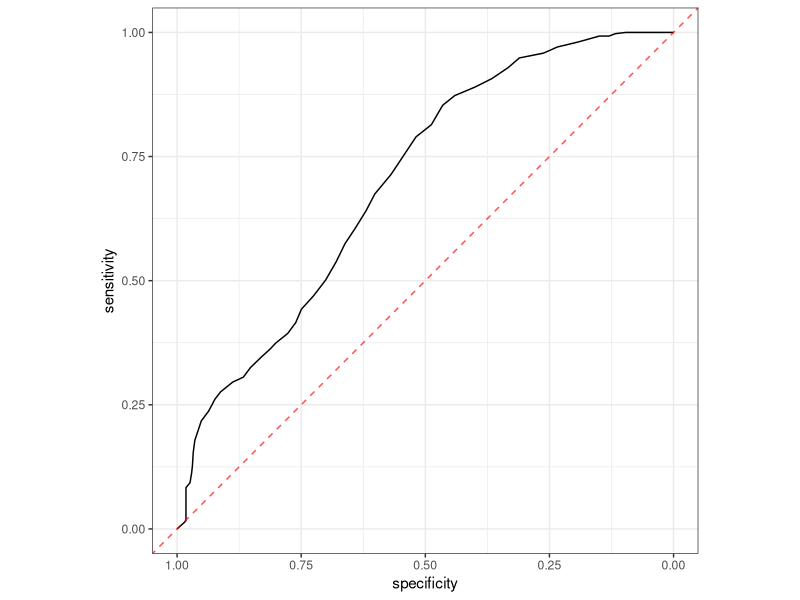
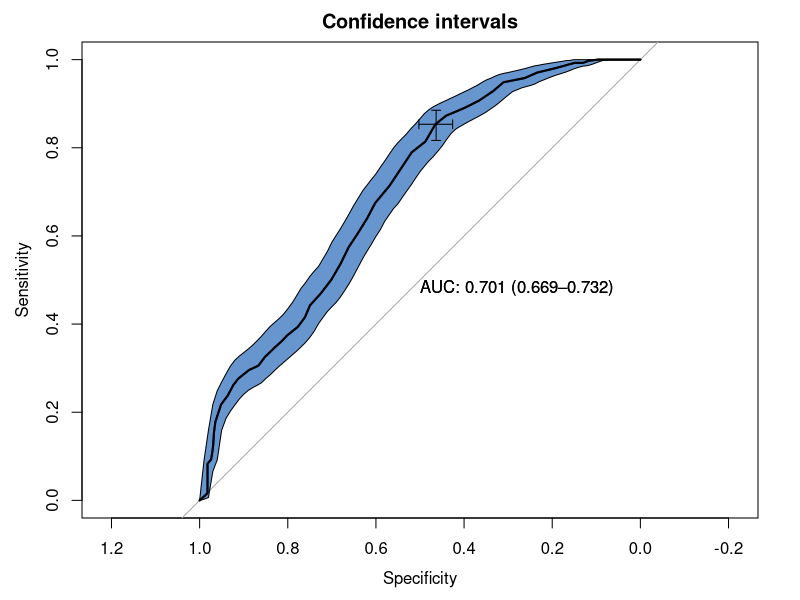
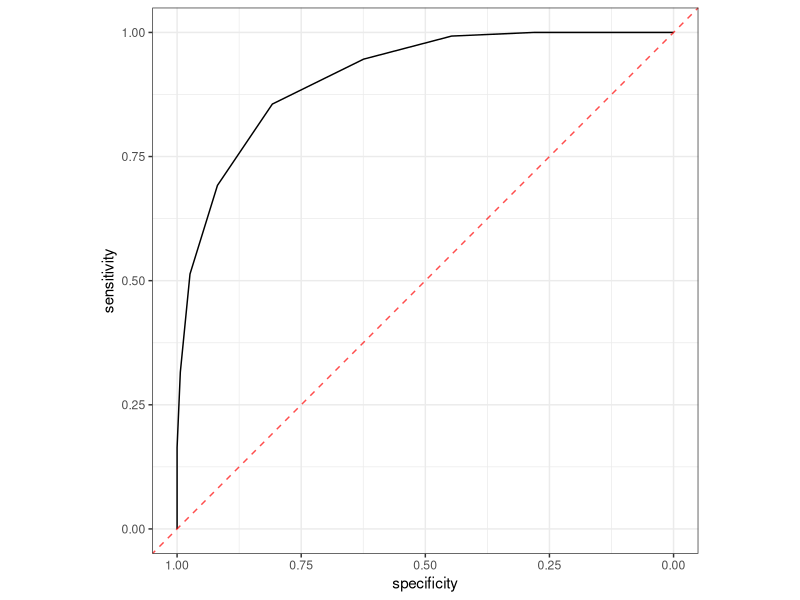

The R source for these figures, in order:
## ---- chunk 1
knitr::opts_chunk$set(
	echo = TRUE,
	message = FALSE,
	warning = FALSE
)
# library(readr)
library(readxl)

library(tidyverse)
## ---- chunk 2

trauma <- read_excel("trauma.xlsx", col_types = c("skip", 
     "numeric", "text", "text", "numeric", 
     "text", "numeric", "numeric", "numeric", 
     "numeric", "numeric", "numeric", "numeric"))

trauma <- trauma %>%
    mutate(across(c(id, Sex, Death), ~ as.factor(.x)))

# read_file("TZ.txt")

trauma <- trauma %>% 
  mutate(Height = str_replace_all(Height, "\"", "")) 

trauma$Height <- as.numeric(trauma$Height)
  
trauma <- trauma %>% 
  mutate(Height = round(((Height*2.54)/100), digits = 2))

trauma <- trauma %>% 
  mutate(Weight = round(Weight/2.2, digits = 0))




## ---- chunk 3
# Дайте описательную статистику для переменных, включённых в датасет.
trauma %>% 
  summary()

#Заменяем 0 на NA
trauma <- trauma %>%
    mutate(
        FOUR = na_if(FOUR, 0),
        GSC = na_if(GSC, 0)
        )

#Дополнительно  рассчитайте, у какого количества пациентов и в каком проценте случаев у пациентов был снижен уровень гемоглобина? Используйте следующие референтные значения (Мужчины:  13.5–16 г/дл, Женщины: 12–14 г/дл).

trauma <- trauma %>% 
  mutate(Hb_low = case_when((Sex == "Male" & Hb < 13.5) | (Sex == "Female" & Hb < 12) ~ 1, TRUE ~ 0))

Hb_low <- trauma %>% 
  group_by(Hb_low) %>%
  summarise(n = n()) %>%
  mutate(Percent = n/sum(n)*100) %>% round(2)

Hb_low <- Hb_low %>%
  mutate(Hb_low = recode(Hb_low, `0` = "Normal", `1` = "Low level"))


print(paste0(" Значение гемоглобны (Hb) снижено у: ", Hb_low$n[2], " обследованных "))
print(paste0(" Что составило: ", Hb_low$Percent[2], " % от общего количества обследованных (n = ", trauma %>% summarise(n()), ")"))
## ---- chunk 4
# Рассчитайте индекс массы тела у пациентов (кг / м2).  

trauma <- trauma %>% 
  mutate(BMI = (Weight/Height^2) %>% round(1))

# Каков был средний (M (SD)) уровень  ИМТ у пациентов, включённых в исследование?
BMI <- trauma %>% 
  summarise(Mean = mean(BMI), SD = sd(BMI)) %>% 
  round(2)

print(paste0(" Средний уровень ИМТ (M(SD)), у влючённых в исследование составил: ", BMI$Mean, "(", BMI$SD, ")"))

# Какая доля пациентов имела ожирение (ИМТ  > 30)? 
Obesity <- trauma %>% 
  mutate(Obesity = case_when(BMI > 30 ~ 1, TRUE ~ 0)) %>% 
  group_by(Obesity) %>% 
  summarise(n = n()) %>% 
  mutate(Percent = n/sum(n)*100) %>% 
  round(2)

Obesity <- Obesity %>%
  mutate(Obesity = recode(Obesity, `0` = "Normal", `1` = "Obesity"))

print(paste0(" Доля поциентов с ожирением (ИМТ>30) составила ", Obesity$Percent[2], " % от общего количества обследованных (n = ", trauma %>% summarise(n()), ")" ))
## ---- chunk 5
# Как выглядит ROC-кривая для предсказания летального исхода в течение 24 часов по  переменной, характеризующей уровень гемоглобина? Постройте график. Чем может быть  обусловлена такая форма кривой?

library(pROC)

#Convert column Death to numeric
# trauma <- trauma %>%
#     mutate(across(c(id, Sex, Death), ~ as.numeric(.x)))


roc_curve_1 <- roc(Death ~ Hb, 
                   data = trauma,
                   ci = T) 

roc_curve_1 %>% 
    ggroc() + 
    geom_abline(slope=1, intercept = 1, linetype = "dashed", alpha=0.7, color = "red") + 
    coord_equal() +
    theme_bw() 

#########################Altenative plot with CI######################################
rocobj <- plot.roc(trauma$Death, trauma$Hb,
                   
                   main="Confidence intervals", percent=FALSE,
                   
                   ci=TRUE, # compute AUC (of AUC by default)
                   
                   print.auc=TRUE) # print the AUC (will contain the CI)

ciobj <- ci.se(rocobj, # CI of sensitivity
               
               # specificities=seq(0, 100, 5)) # over a select set of specificities
               specificities=seq(0, 1, 0.01)) # over a select set of specificities

plot(ciobj, type="shape", col="#1c61b6AA") # plot as a blue shape
plot(ci(rocobj, of="thresholds", thresholds="best")) # add one threshol




print(paste0(" Не понимаю вопрос: Чем может быть  обусловлена такая форма кривой? "))
## ---- chunk 6
# Чему равна площадь под ROC-кривой, которую вы построили в вопросе 3? 
print(paste0(" Площадь под ROC-кривой составила: ", round(roc_curve_1$auc, digits = 2)))
  
# Чему равен 95%  двусторонний ДИ для площади под ROC-кривой, которую вы построили в вопросе 3? 
print(paste0(" 95% двусторонний ДИ для площади под ROC-кривой составил: ", round(roc_curve_1$ci[1], digits = 2), " - ", round(roc_curve_1$ci[3], digits = 2)))

## ---- chunk 7
# Проведите ROC-анализ и определите, какое пороговое значение является оптимальным для  предсказания летального исхода в течение 24 часов по шкале комы Глазго. 
# Какой  чувствительностью и специфичностью обладает данный порог?

roc_curve_2 <- roc(Death ~ GSC, 
                   data = trauma,
                   ci = T)
# roc_curve_2

roc_curve_2 %>% 
    ggroc() + 
    theme_bw() +
    geom_abline(slope=1, intercept = 1, linetype = "dashed", alpha=0.7, color = "red") + 
    coord_equal()

roc_Glasgo <- roc_curve_2 %>% coords(x = "best", best.method = "closest.topleft")
roc_Glasgo <- roc_Glasgo %>% 
    mutate(sensitivity = round(sensitivity, digits = 2),
           specificity = round(specificity, digits = 2))

print( paste("Оптимальное пороговое значение: ", roc_Glasgo$threshold)) 
print( paste("Чувствительность для данного порогового значения: ", roc_Glasgo$sensitivity))
print( paste("Специфичность для данного порогового значения: ", roc_Glasgo$specificity))



## ---- chunk 8
# Какая из количественных переменных в датасете (включая рассчитанный вами ранее ИМТ) обладает наибольшей площадью под ROC-кривой? 
trauma %>% select(is.numeric) %>% names()

trauma %>% 
    select("Age",
           "Height",
           "Weight",
           "SBP",
           "DBP",
           "FOUR",
           "GSC",
           "Hb",
           "Hb_low",
           "BMI") %>%
    pivot_longer(cols = !Age) %>% 
    
    group_by(name) %>% 
    
    summarise(AUC = roc(Age, value, ci = T)$ci[2] %>% round(3),
              AUC_LCL = roc(Age, value, ci = T)$ci[1] %>% round(3),
              AUC_UCL = roc(Age, value, ci = T)$ci[3] %>% round(3)) %>% 
    dplyr::arrange(AUC) -> AUC_table

AUC_table

print(paste("Наибольшую площадь под кривой имеет признак гемоглобин (Hb):", AUC_table$AUC[9]))
# Как вы можете интерпретировать это знание? 
print(paste("Признак Hb является наиболее значимым для предсказания летального исхода в течение 24 часов."))

# Какая количественная переменная имеет наименьшую площадь? 
print(paste("Наименьшую площадь под кривой имеет признак FOUR:", AUC_table$AUC[1]))


